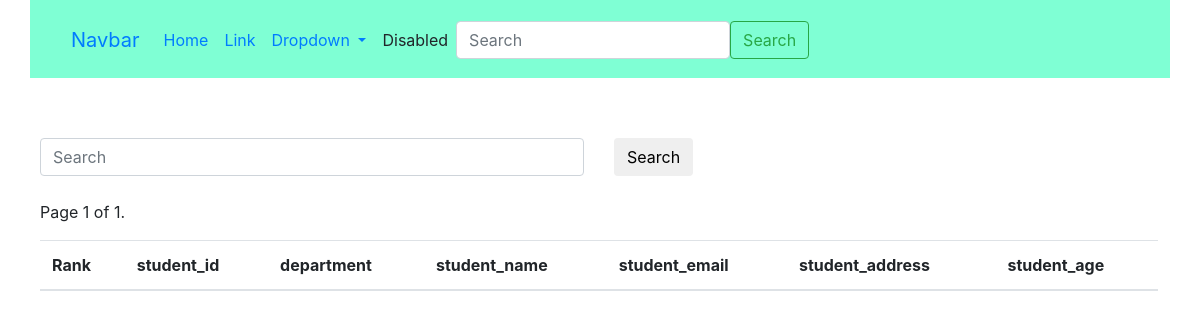
Before: /get-student with the older database file.
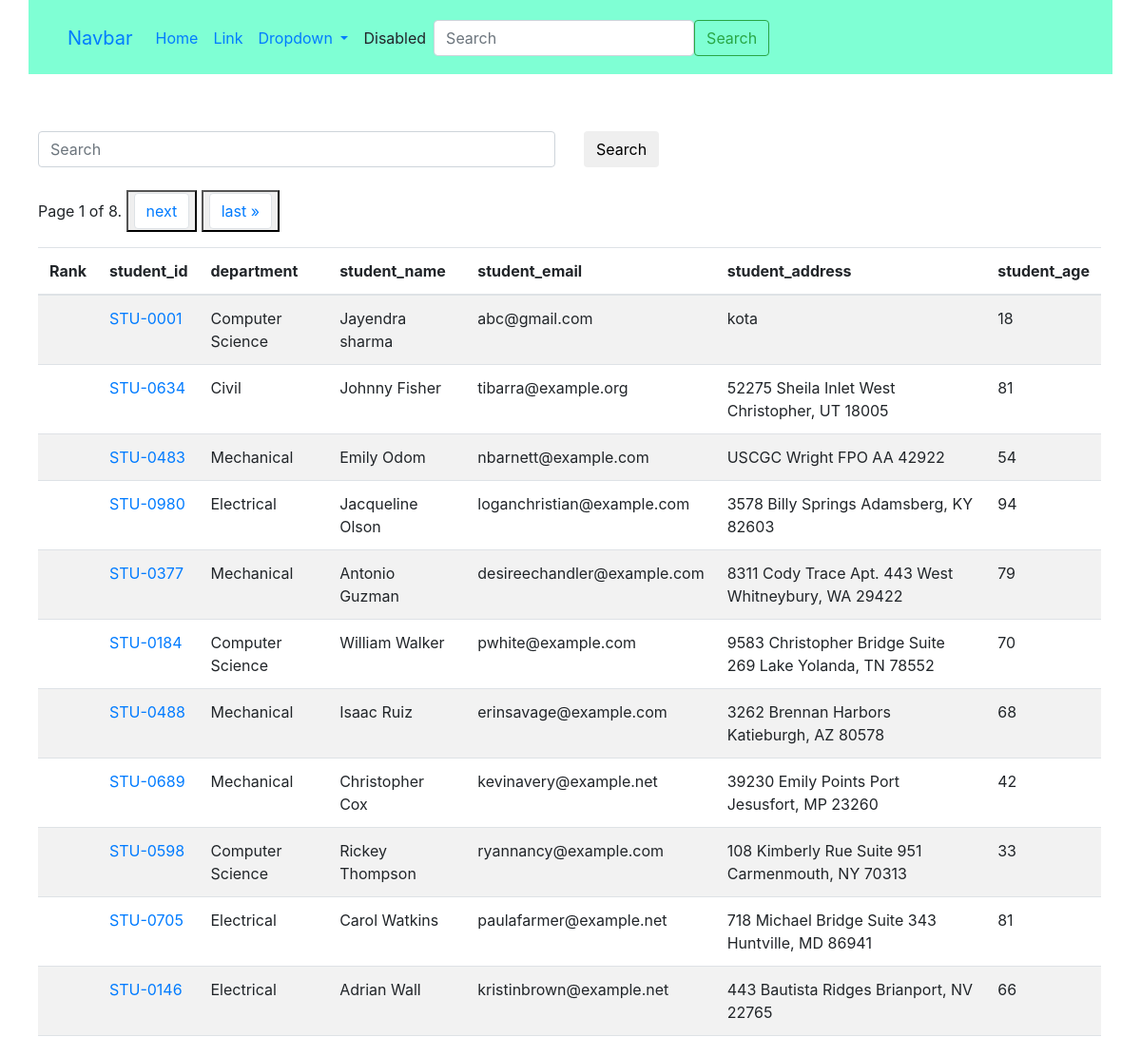
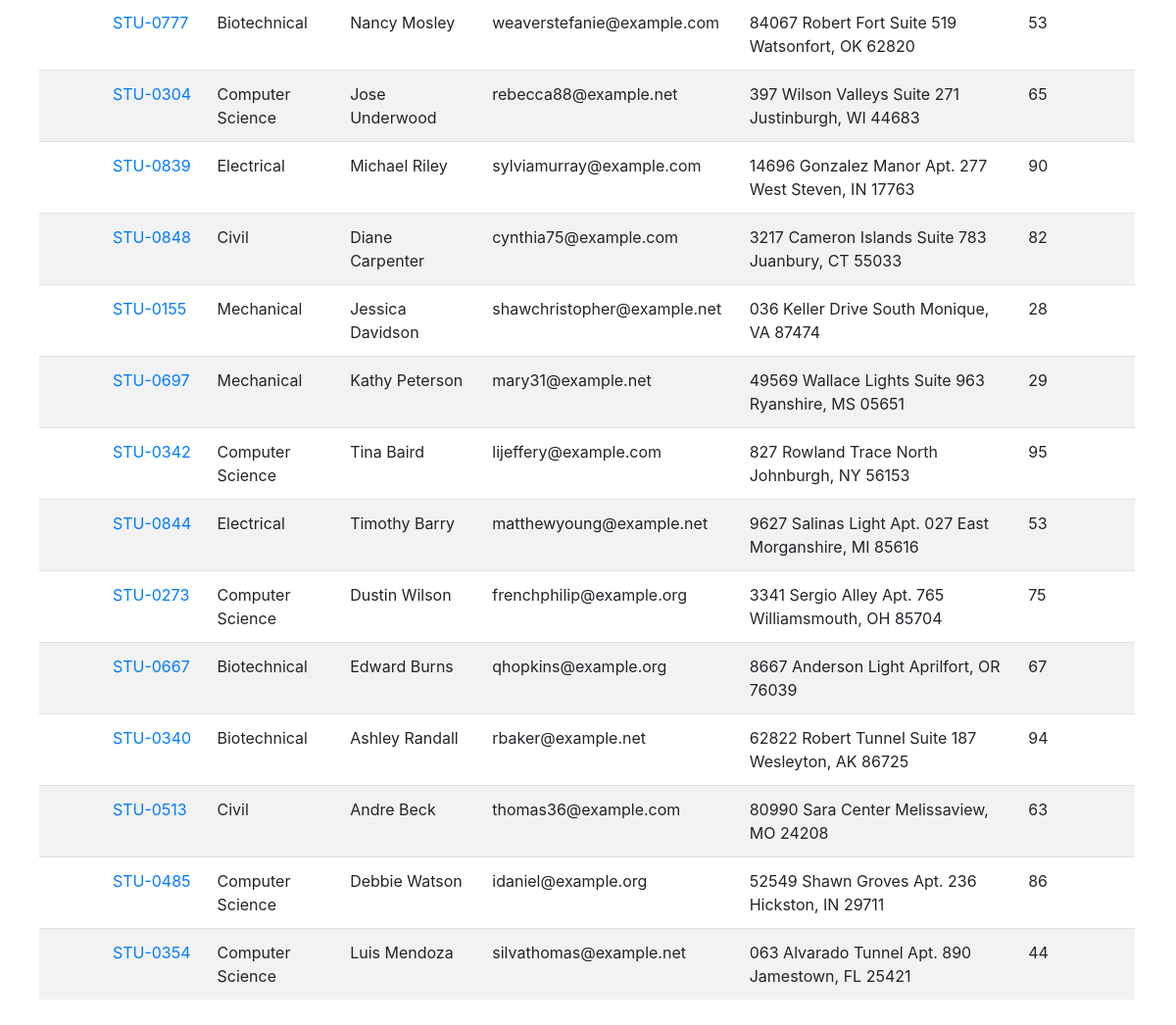
After: the same page with the newer database file (2 pictures, top to bottom).
### vege/models.py (models this page shows, shortened)
class Student(models.Model):
    department=models.ForeignKey(Department,related_name="depart",on_delete=models.CASCADE)
    student_id=models.OneToOneField(StudentID,related_name="studentid",on_delete=models.CASCADE)
    student_name=models.CharField(max_length=100)
    student_email=models.EmailField(unique=True)
    student_age=models.IntegerField(default=18)
    student_address=models.TextField()
    is_deleted=models.BooleanField(default=False)
    class Meta:
        ordering=['student_name']
        verbose_name="student"

class StudentID(models.Model):
    student_id=models.CharField(max_length=100)
    def __str__(self)->str:
        return self.student_id

class Department(models.Model):
    department=models.CharField(max_length=100)
    class Meta:
        ordering=['department']

### vege/views.py (the view, shortened to what this page needs)
# urls.py: path('get-student',get_students),
def get_students(request):
    queryset=Student.objects.all().order_by("studentreportcard__student_rank")
    paginator = Paginator(queryset, 25)  # Show 25 contacts per page.
    page_number = request.GET.get("page",1)
    page_obj = paginator.get_page(page_number)
    return render(request,"report/student.html",{'queryset':page_obj})

### vege/templates/report/student.html (shortened to what the changed rows need)
<!DOCTYPE html>
<html lang="en">
<head>
    <link rel="stylesheet" href="https://cdn.jsdelivr.net/npm/bootstrap@4.0.0/dist/css/bootstrap.min.css"
>
</head>
<body>
<div class="container mt-5">
    <table class="table table-striped">
        <thead>
            <tr>
                <th scope="col">Rank</th>
                <th scope="col">student_id</th>
                <th scope="col">department</th>
                <th scope="col">student_name</th>
                <th scope="col">student_email</th>
                <th scope="col">student_address</th>
                <th scope="col">student_age</th>
            </tr>
        </thead>
        <tbody>
            {% for student in queryset %}
            <tr>
                <th scope="row">{{student.studentreportcard.first.student_rank}}</th>
                <td>
                    <a href="{% url 'see_marks' student.student_id %}">
                        {{student.student_id}}
                    </a>
                    </td>
                <td>{{student.department.department}}</td>
                <td>{{student.student_name}}</td>
                <td>{{student.student_email}}</td>
                <td>{{student.student_address}}</td>
                <td>{{student.student_age}}</td>
            </tr>
            {% endfor %}
            <nav aria-label="Page navigation example">
                <div class="pagination">
                    <ul class="pagination">
                        <span class="step-links">
                            <span class="current">
                                Page {{ queryset.number }} of {{ queryset.paginator.num_pages }}.
                            </span>
                            {% if queryset.has_next %}
                       <button type="button" >
                        <li class="page-item"><a class="page-link" class="btn btn-danger" href="?page={{ queryset.next_page_number }}">next</a></li>
                       </button>
                       <button>
                        <li class="page-item"><a class="page-link"   href="?page={{ queryset.paginator.num_pages }}">last &raquo;</a></li>
                       </button>
                            {% endif %}
                        </span>
                    </ul>
                </div>
            </nav>
        </tbody>
    </table>
</div>
</body>
</html>

Changed rows visible on the page:
added Student: student_id "STU-0001", department.department "Computer Science", student_name "Jayendra sharma", student_email "abc@gmail.com", student_address "kota", student_age "18"
added Student: student_id "STU-0634", department.department "Civil", student_name "Johnny Fisher", student_email "tibarra@example.org", student_address "52275 Sheila Inlet West Christopher, UT 18005", student_age "81"
added Student: student_id "STU-0483", department.department "Mechanical", student_name "Emily Odom", student_email "nbarnett@example.com", student_address "USCGC Wright FPO AA 42922", student_age "54"
added Student: student_id "STU-0980", department.department "Electrical", student_name "Jacqueline Olson", student_email "loganchristian@example.com", student_address "3578 Billy Springs Adamsberg, KY 82603", student_age "94"
added Student: student_id "STU-0377", department.department "Mechanical", student_name "Antonio Guzman", student_email "desireechandler@example.com", student_address "8311 Cody Trace Apt. 443 West Whitneybury, WA 29422", student_age "79"
added Student: student_id "STU-0184", department.department "Computer Science", student_name "William Walker", student_email "pwhite@example.com", student_address "9583 Christopher Bridge Suite 269 Lake Yolanda, TN 78552", student_age "70"
added Student: student_id "STU-0488", department.department "Mechanical", student_name "Isaac Ruiz", student_email "erinsavage@example.com", student_address "3262 Brennan Harbors Katieburgh, AZ 80578", student_age "68"
added Student: student_id "STU-0689", department.department "Mechanical", student_name "Christopher Cox", student_email "kevinavery@example.net", student_address "39230 Emily Points Port Jesusfort, MP 23260", student_age "42"
added Student: student_id "STU-0598", department.department "Computer Science", student_name "Rickey Thompson", student_email "ryannancy@example.com", student_address "108 Kimberly Rue Suite 951 Carmenmouth, NY 70313", student_age "33"
added Student: student_id "STU-0705", department.department "Electrical", student_name "Carol Watkins", student_email "paulafarmer@example.net", student_address "718 Michael Bridge Suite 343 Huntville, MD 86941", student_age "81"
added Student: student_id "STU-0146", department.department "Electrical", student_name "Adrian Wall", student_email "kristinbrown@example.net", student_address "443 Bautista Ridges Brianport, NV 22765", student_age "66"
added Student: student_id "STU-0777", department.department "Biotechnical", student_name "Nancy Mosley", student_email "weaverstefanie@example.com", student_address "84067 Robert Fort Suite 519 Watsonfort, OK 62820", student_age "53"
added Student: student_id "STU-0304", department.department "Computer Science", student_name "Jose Underwood", student_email "rebecca88@example.net", student_address "397 Wilson Valleys Suite 271 Justinburgh, WI 44683", student_age "65"
added Student: student_id "STU-0839", department.department "Electrical", student_name "Michael Riley", student_email "sylviamurray@example.com", student_address "14696 Gonzalez Manor Apt. 277 West Steven, IN 17763", student_age "90"
added Student: student_id "STU-0848", department.department "Civil", student_name "Diane Carpenter", student_email "cynthia75@example.com", student_address "3217 Cameron Islands Suite 783 Juanbury, CT 55033", student_age "82"
added Student: student_id "STU-0155", department.department "Mechanical", student_name "Jessica Davidson", student_email "shawchristopher@example.net", student_address "036 Keller Drive South Monique, VA 87474", student_age "28"
added Student: student_id "STU-0697", department.department "Mechanical", student_name "Kathy Peterson", student_email "mary31@example.net", student_address "49569 Wallace Lights Suite 963 Ryanshire, MS 05651", student_age "29"
added Student: student_id "STU-0342", department.department "Computer Science", student_name "Tina Baird", student_email "lijeffery@example.com", student_address "827 Rowland Trace North Johnburgh, NY 56153", student_age "95"
added Student: student_id "STU-0844", department.department "Electrical", student_name "Timothy Barry", student_email "matthewyoung@example.net", student_address "9627 Salinas Light Apt. 027 East Morganshire, MI 85616", student_age "53"
added Student: student_id "STU-0273", department.department "Computer Science", student_name "Dustin Wilson", student_email "frenchphilip@example.org", student_address "3341 Sergio Alley Apt. 765 Williamsmouth, OH 85704", student_age "75"
added Student: student_id "STU-0667", department.department "Biotechnical", student_name "Edward Burns", student_email "qhopkins@example.org", student_address "8667 Anderson Light Aprilfort, OR 76039", student_age "67"
added Student: student_id "STU-0340", department.department "Biotechnical", student_name "Ashley Randall", student_email "rbaker@example.net", student_address "62822 Robert Tunnel Suite 187 Wesleyton, AK 86725", student_age "94"
added Student: student_id "STU-0513", department.department "Civil", student_name "Andre Beck", student_email "thomas36@example.com", student_address "80990 Sara Center Melissaview, MO 24208", student_age "63"
added Student: student_id "STU-0485", department.department "Computer Science", student_name "Debbie Watson", student_email "idaniel@example.org", student_address "52549 Shawn Groves Apt. 236 Hickston, IN 29711", student_age "86"
added Student: student_id "STU-0354", department.department "Computer Science", student_name "Luis Mendoza", student_email "silvathomas@example.net", student_address "063 Alvarado Tunnel Apt. 890 Jamestown, FL 25421", student_age "44"
Other visible differences:
{{ queryset.paginator.num_pages }}: "1" → "8"
text now shown: "next last »"
